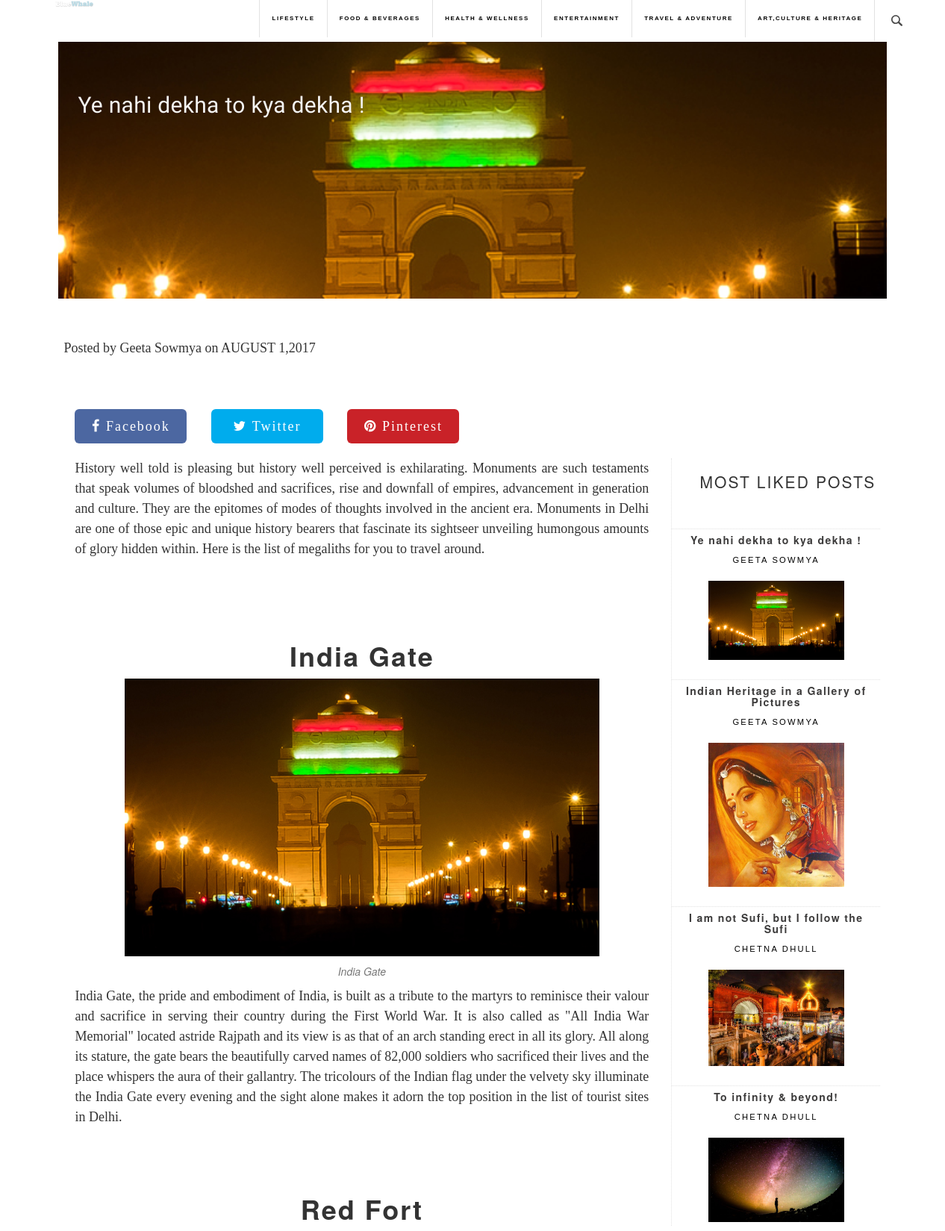
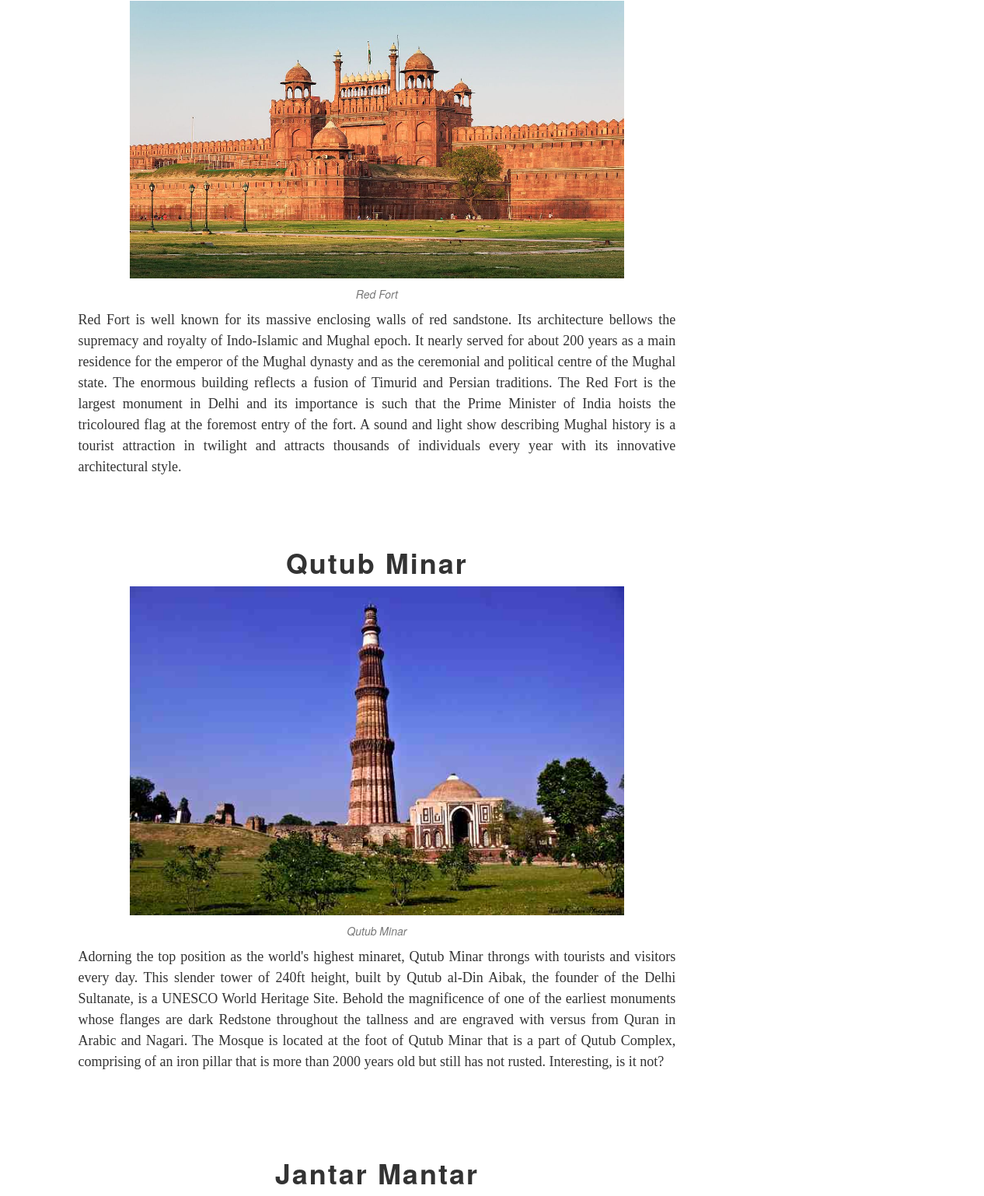
The app's page /post.php?pid=25 (upper part) with its own data (2 pictures, top to bottom).
### tables this page shows
CREATE TABLE IF NOT EXISTS `categories` (
  `catid` int(11) NOT NULL AUTO_INCREMENT,
  `catname` varchar(100) NOT NULL,
  PRIMARY KEY (`catid`)
);

CREATE TABLE IF NOT EXISTS `posts` (
  `id` int(11) NOT NULL AUTO_INCREMENT,
  `title` varchar(300) NOT NULL,
  `category` varchar(100) NOT NULL,
  `date` varchar(100) NOT NULL,
  `body` longtext NOT NULL,
  `author` varchar(200) NOT NULL,
  `imgname` varchar(400) NOT NULL,
  PRIMARY KEY (`id`)
);

### post.php (the view, shortened to what this page needs)
<?php
include("connections/connections.php");
if(isset($_GET['pid'])){
 $postid=$_GET['pid'];
$query="SELECT * FROM posts WHERE id='$postid'";
}
?>
<!DOCTYPE html>
<html lang="en">
<head>
<link rel="stylesheet" type="text/css" href="css/main.css" media="screen">
    <link href="css/blog.css" rel="stylesheet">
    <link rel="stylesheet" href="https://cdnjs.cloudflare.com/ajax/libs/font-awesome/4.7.0/css/font-awesome.min.css">
    <link rel="stylesheet" type="text/css" href="//netdna.bootstrapcdn.com/bootstrap/3.1.1/css/bootstrap.min.css">
</head>
<body>
<?php include("menu.php");?>
     <?php
$result1=mysqli_query($connect,$query);
        while ($row = mysqli_fetch_assoc($result1)){
          ?>
    <div class="container" id="maincon">
    <?php if(isset($row['imgname'])){
                if($row['imgname']=="no")
                    $img="img/poa.jpg";
                else
                $img ="img/".$row['imgname'];
            ?>
        <div id="postbackground" style='background-image: url("<?php echo $img;?>")'>
        <?php } }?>
        <br>
        <br>
        <div class="container post-post">
            <div class="row">
                <div class="col-xs-11 col-lg-9 col-md-9 col-sm-9">
                    <?php
$result1=mysqli_query($connect,$query);
        while ($row = mysqli_fetch_assoc($result1)){
          ?>
                    <a href="#" id="post-heading"><?php echo $row['title'];?></a>
            </div>
        </div>
    </div>
    </div>
      <br>
    <div class="blog">
        <article>
            <div class="row">
                <p >Posted by <a href="#"><?php echo $row['author'];?></a> on <?php echo $row['date'];?></p>
<br>
            </div>
            <?php }?>
                                <div class="row">
                                    <br>
    <div class="col-xs-12 col-lg-2 col-md-2 col-sm-3"><div class="fb-share-button" data-href="http://planofaction.in/blog/post.php?pid=" data-layout="button_count" data-size="small" data-mobile-iframe="true"><a class="fb-xfbml-parse-ignore" target="_blank" href="https://www.facebook.com/sharer/sharer.php?u=http%3A%2F%2Fplanofaction.in%2Fblog%2Fpost.php%3Fpid&amp;src=sdkpreparse"><button  type="button" class="btn btn-facebook btn-lg"><i class="fa fa-facebook fa-2"> Facebook</i></button></a>
       </div></div>
    <div class="col-xs-12 col-lg-2 col-md-2 col-sm-3">
    <a href="https://twitter.com/share?url=https://simplesharebuttons.com&amp;text=Simple%20Share%20Buttons&amp;hashtags=simplesharebuttons" target="_blank" onclick="window.open(this.href,'targetWindow','toolbar=no,location=0,status=no,menubar=no,scrollbars=yes,resizable=yes,width=600,height=230'); return false"><button type="button" class="btn btn-twitter btn-lg"><i class="fa fa-twitter fa-2"> Twitter</i></button></a>
    </div>
    <div class="col-xs-12 col-lg-2 col-md-2 col-sm-3">
    <a href="https://twitter.com/share?url=https://simplesharebuttons.com&amp;text=Simple%20Share%20Buttons&amp;hashtags=simplesharebuttons" target="_blank" onclick="window.open(this.href,'targetWindow','toolbar=no,location=0,status=no,menubar=no,scrollbars=yes,resizable=yes,width=600,height=230'); return false"><button  type="button" class="btn btn-pinterest btn-lg"><i class="fa fa-pinterest fa-2"> Pinterest</i></button></a>
    </div>
    </div>
                        <?php
$result1=mysqli_query($connect,$query);
        while ($row = mysqli_fetch_assoc($result1)){
          ?>
        <br>    <div class="row col-xs-12 col-lg-9 col-md-9 col-sm-9">
<?php echo $row['body'];}?>
        </div>
             <div id="right-wrapper" class="col-xs-12 col-sm-3 col-lg-3 col-md-3">
                <section id="right" class="row">
                    <div>
                        <ul class="posts col-xs-12 col-sm-12 col-lg-12 col-md-12">
                            <h1 id="heading">Most Liked Posts</h1>
                            <br>
                            <?php
$query="SELECT * FROM posts LIMIT 4";
$result=mysqli_query($connect,$query);
                            while ($row = mysqli_fetch_assoc($result)){
                            ?>
                                <li style='padding:5px;'>
                                        <article>
                                            <header>
                                                <center>
                                               <h3><a href='post.php?pid=<?php echo $row['id'];?>' id='genre'><?php echo $row['title'];?></a></h3>
                                               <a href="blogger.php?blogger=<?php echo $row['author'];?>"><p><?php echo $row['author'];?></p></a>
                                                </center>
                                                                                           </header>
                                            <a href='post.php?pid=<?php echo $row['id'];?>' class='image img-responsive'><img src='<?php echo"img/".$row['imgname'];?>' alt='' /></a>
                                        </article>
                                    </li>
                              <?php
                            }
                        ?>
                        </ul>
                    </div>
                </section>
            </div>
               </div>
    </div>
    <br>
    <br>
</body>
</html>

### menu.php (shortened to what this page needs)
<?php
include("connections/connections.php");
$query1="SELECT * FROM categories";
 $result1 = mysqli_query($connect,$query1);
?>
<html>
<head>
</head>
<body style="overflow-x:hidden">
        <div id="header">
            <nav class="navbar navbar-fixed-top links my-navbar " role="navigation">
                <div class="container">
                    <div class="navbar-header">
                        <a class="navbar-left" href="index.php" id="logo" style="float:left"><img src="img/logo.png" alt="" class="img-responsive"></a>
                    </div>
                    <div class="collapse navbar-collapse" id="bs-example-navbar-collapse-1">
                        <ul class="nav navbar-nav navbar-right">
<?php  while ($row = mysqli_fetch_assoc($result1)) {
?>
                            <li class="resp-text"><a href="category.php?cat=<?php echo(str_replace(" & ","_and_",$row['catname']));?>"><?php echo(str_replace("_and_", " & ",$row['catname'])); ?></a></li>
<?php }?>
                            <li class="resp-text" id="sbox">
                                <center class="">
                                    <form action="" style="">
                                        <p class="expandSearch">
                                            <a href="#">
                                            </a>
                                        </p>
                                    </form>
                                </center>
                            </li>
                        </ul>
                    </div>
                </div>
            </nav>
        </div>
    </html>

### css/main.css (style rules this page uses)
html, body, div, span, applet, object, iframe, h1, h2, h3, h4, h5, h6, pre, a, abbr, acronym, address, big, cite, code, del, dfn, em, img, ins, kbd, q, s, samp, small, strike, strong, sub, sup, tt, var, b, u, i, center, dl, dt, dd, ol, ul, li, fieldset, form, label, legend, table, caption, tbody, tfoot, thead, tr, th, td, article, aside, canvas, details, embed, figure, figcaption, footer, header, hgroup, menu, nav, output, ruby, section, summary, time, mark, audio, video, p { margin : 0; padding : 0; border : 0; vertical-align : baseline; font-weight : normal; }
html, button, input, select, textarea { color : #7f7f7f; }
h1 { color : #c69e59; font-family : 'Playball',sans-serif; font-size : 50px; text-transform : capitalize; }
h2 { font-family : 'Playball',sans-serif; font-size : 40px; text-transform : capitalize; color : #a87f41; letter-spacing : 2px; text-align: center; }
h3 { font-size : 14px; }
p { font-family : 'Roboto', sans-serif; font-size : 14px; font-weight : 400; color : #444444; }
ul,ol { list-style-type : none; }
a, a:active, a:focus, a.active { color : #feedd2; text-decoration : none !important; outline : none; cursor : pointer; -webkit-transition : all ease 0.5s; -o-transition : all ease 0.5s; transition : all ease 0.5s; }
img, .img-responsive { width : 100%; }
.btn { background: #a87f41; padding: 12px 28px; font-family : 'Roboto', sans-serif; font-size: 18px; font-weight: 400; letter-spacing: 2px; color: #ffffff; text-transform: capitalize; }

### records on screen
categories: catname "LIFESTYLE"
categories: catname "FOOD & BEVERAGES"
categories: catname "HEALTH & WELLNESS"
categories: catname "ENTERTAINMENT"
categories: catname "TRAVEL & ADVENTURE"
categories: catname "ART,CULTURE & HERITAGE"
posts: imgname (picture), title "Ye nahi dekha to kya dekha !", author "Geeta Sowmya", date "AUGUST 1,2017", body "History well told is pleasing but history well perceived is exhilarating. Monuments are such testaments that speak volumes of bloodshed and sacrifices, rise and downfall of empires, advancement in generation and culture. They are the epitomes of modes of thoughts involved in the ancient era. Monuments in Delhi are one of those epic and unique history bearers that fascinate its sightseer unveiling humongous amounts of glory hidden within. Here is the list of megaliths for you to travel around. India Gate India Gate India Gate, the pride and embodiment of India, is built as a tribute to the martyrs to reminisce their valour and sacrifice in serving their country during the First World War. It…", body (picture), author "GEETA SOWMYA"
posts: title "Indian Heritage in a Gallery of Pictures", author "GEETA SOWMYA", imgname (picture)
posts: title "I am not Sufi, but I follow the Sufi", author "CHETNA DHULL", imgname (picture)
posts: title "To infinity & beyond!", author "CHETNA DHULL", imgname (picture)
